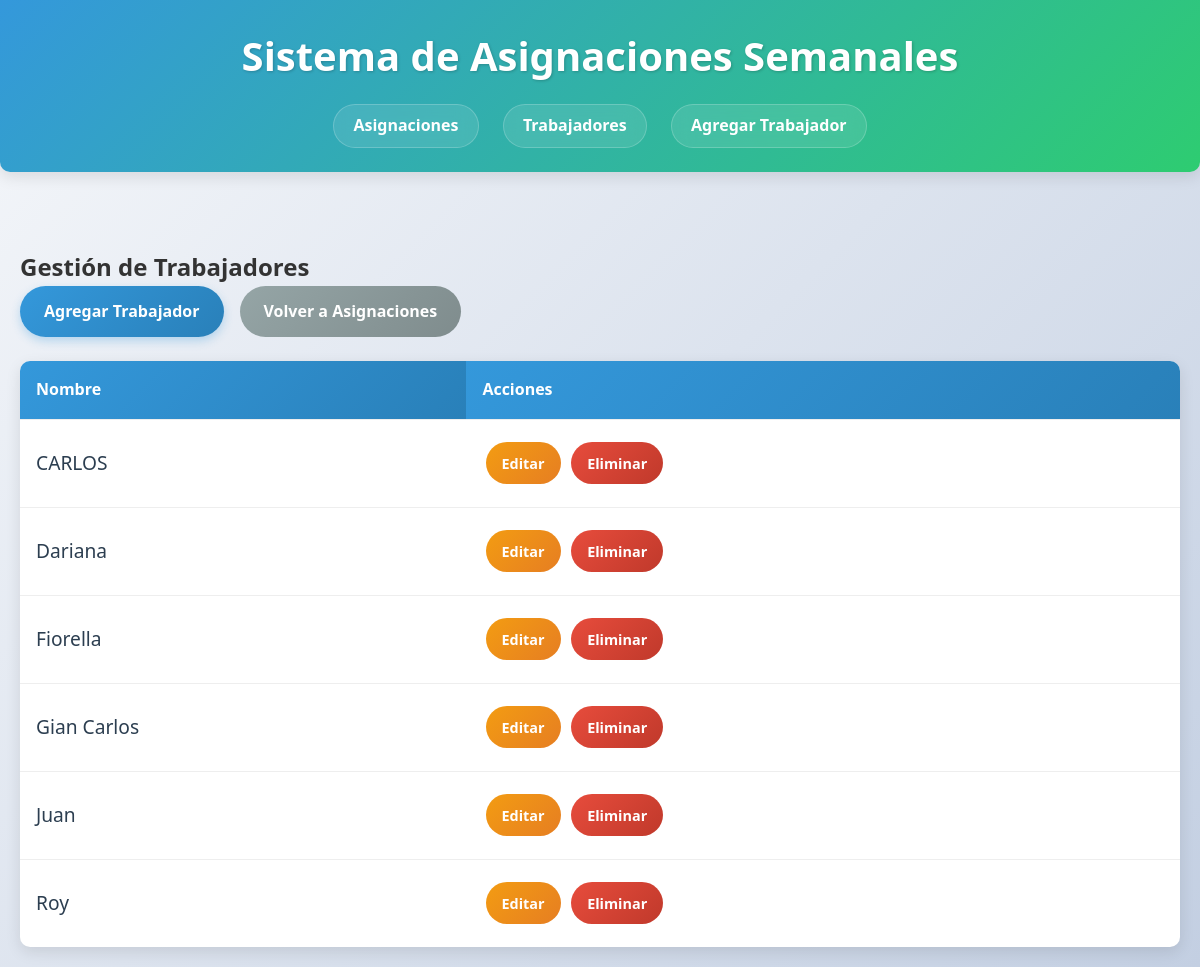
The app's page /schedule/workers/ (signed in) with its own data.
### schedule/models.py (models this page shows, shortened)
class Worker(models.Model):
    name = models.CharField("nombre", max_length=50)
    created_at = models.DateTimeField(auto_now_add=True)
    updated_at = models.DateTimeField(auto_now=True)
    class Meta:
        verbose_name = "Trabajador"
        verbose_name_plural = "Trabajadores"
        ordering = ['name']

### schedule/views.py (the view)
# urls.py: path('workers/', views.WorkerListView.as_view(), name='worker_list'),
class WorkerListView(ListView):
    model = Worker
    template_name = 'schedule/worker_list.html'
    context_object_name = 'workers'

### schedule/templates/schedule/worker_list.html
{% extends 'schedule/base.html' %}
{% block content %}
<h2>Gestión de Trabajadores</h2>
<div class="action-buttons">
    <a href="{% url 'schedule:worker_create' %}" class="btn btn-primary">Agregar Trabajador</a>
    <a href="{% url 'schedule:seat_list' %}" class="btn btn-secondary">Volver a Asignaciones</a>
</div>
<table class="worker-table">
    <thead>
        <tr>
            <th>Nombre</th>
            <th>Acciones</th>
        </tr>
    </thead>
    <tbody>
        {% for worker in workers %}
        <tr>
            <td>{{ worker.name }}</td>
            <td>
                <a href="{% url 'schedule:worker_edit' worker.pk %}" class="btn btn-edit">Editar</a>
                <a href="{% url 'schedule:worker_delete' worker.pk %}" class="btn btn-delete">Eliminar</a>
            </td>
        </tr>
        {% empty %}
        <tr>
            <td colspan="2">No hay trabajadores registrados</td>
        </tr>
        {% endfor %}
    </tbody>
</table>
{% endblock %}

### schedule/static/schedule/css/style.css (style rules this page uses)
:root { --primary-color: #3498db; --primary-dark: #2980b9; --secondary-color: #2ecc71; --secondary-dark: #27ae60; --accent-color: #e74c3c; --accent-dark: #c0392b; --light-color: #f9f9f9; --dark-color: #2c3e50; --text-color: #333; --text-light: #777; --border-radius: 10px; --box-shadow: 0 5px 15px rgba(0, 0, 0, 0.1); --transition: all 0.3s ease; }
* { box-sizing: border-box; margin: 0; padding: 0; }
body { font-family: 'Segoe UI', Tahoma, Geneva, Verdana, sans-serif; background: linear-gradient(135deg, #f5f7fa 0%, #c3cfe2 100%); color: var(--text-color); line-height: 1.6; min-height: 100vh; padding: 0; }
.btn { display: inline-block; padding: 0.8rem 1.5rem; border-radius: 50px; text-decoration: none; font-weight: 600; text-align: center; cursor: pointer; transition: var(--transition); border: none; font-size: 1rem; }
.btn-primary { background: linear-gradient(135deg, var(--primary-color) 0%, var(--primary-dark) 100%); color: white; box-shadow: 0 4px 10px rgba(52, 152, 219, 0.3); }
.btn-secondary { background: linear-gradient(135deg, #95a5a6 0%, #7f8c8d 100%); color: white; }
.btn-edit { background: linear-gradient(135deg, #f39c12 0%, #e67e22 100%); color: white; }
.btn-delete { background: linear-gradient(135deg, var(--accent-color) 0%, var(--accent-dark) 100%); color: white; }
.action-buttons { margin-bottom: 1.5rem; display: flex; gap: 1rem; flex-wrap: wrap; }
.worker-table { width: 100%; border-collapse: collapse; background: white; border-radius: var(--border-radius); overflow: hidden; box-shadow: var(--box-shadow); }
.worker-table th, .worker-table td { padding: 1rem; text-align: left; border-bottom: 1px solid #eee; }
.worker-table th { background: linear-gradient(135deg, var(--primary-color) 0%, var(--primary-dark) 100%); color: white; font-weight: 600; }
.worker-table tr:last-child td { border-bottom: none; }
.worker-table td { padding: 1.2rem 1rem; }
.worker-table td:first-child { font-size: 1.2rem; font-weight: 500; color: var(--dark-color); padding: 1.2rem 1rem; }
.worker-table td { vertical-align: middle; }
.worker-table .btn { padding: 0.6rem 1rem; font-size: 0.9rem; margin: 0.2rem; }

### records on screen
Worker: name "CARLOS"
Worker: name "Dariana"
Worker: name "Fiorella"
Worker: name "Gian Carlos"
Worker: name "Juan"
Worker: name "Roy"
